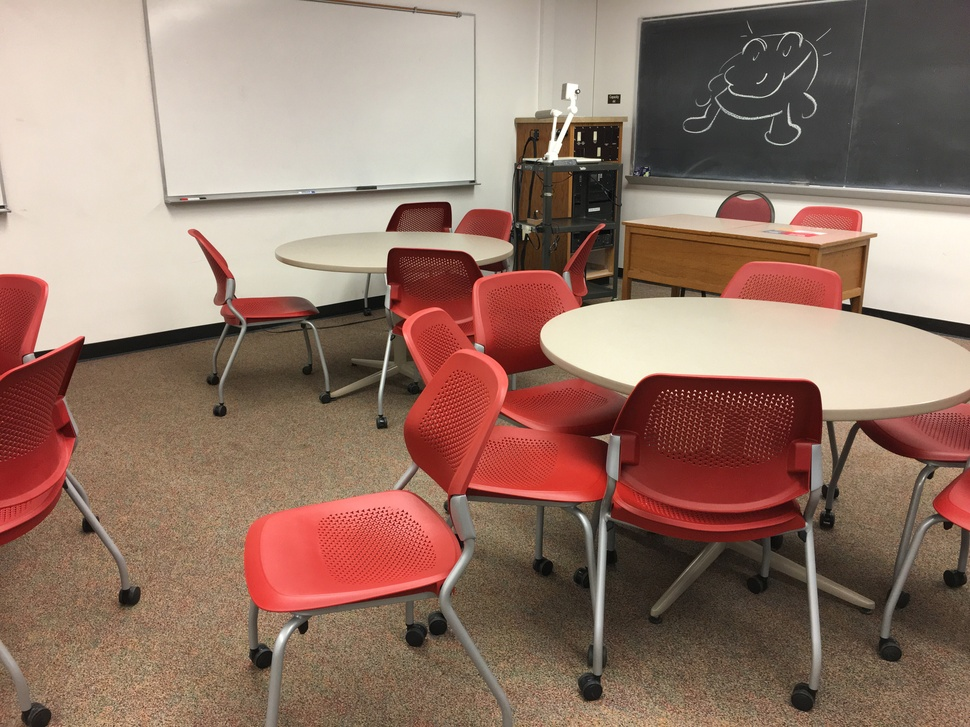
#> input picture analyzed images/csafe-001-b001.jpg, 970 x 727 px, shrunk from 4032 x 3024 before the run
$ python -i analysis.py   (imports and definitions only)
#> lines starting #> are read from the running program, lines starting #| are printed output that depends on the picture
"""Forensic image analysis functions for the CSAFE AI Image Alteration Tracker.

Each function is pure (no Flask dependency) and operates on a file path or
tag dict. Entry point for the full pipeline is _run_analysis_pipeline().
"""

import base64
import io
import json
import pathlib
import re
import subprocess

import numpy as np
import requests
from PIL import Image, ImageChops, ImageFilter

METADATA_DIR = pathlib.Path(__file__).parent / "metadata"
# [1 line not run here, left out]

# Fields produced by exiftool that are file-level or derived, not embedded metadata.
_SKIP_FIELDS = {
    "SourceFile",
    "ExifToolVersion",
    "FileName",
    "Directory",
    "FileSize",
    "FileModifyDate",
    "FileAccessDate",
    "FileInodeChangeDate",
    "FilePermissions",
    "FileType",
    "FileTypeExtension",
    "MIMEType",
    "ImageWidth",
    "ImageHeight",
    "EncodingProcess",
    "BitsPerSample",
    "ColorComponents",
    "YCbCrSubSampling",
    "Megapixels",
    "ImageSize",
}

# Tag key suffixes (after the "Group:" prefix) that should never be checked
# for AI software strings, because they contain file paths or other values
# that could cause false positives.
_SKIP_KEY_SUFFIXES = {
    "Directory",
    "FileName",
    "SourceFile",
    "FilePath",
    "FileModifyDate",
    "FileAccessDate",
    "FileInodeChangeDate",
    "FilePermissions",
}

_AI_SOFTWARE_STRINGS = [
    "adobe firefly",
    "dall-e",
    "dall·e",
    "midjourney",
    "stable diffusion",
    "imagen",
    "grok",
    "gemini",
    "chatgpt",
    "openai",
    "ideogram",
    "runway",
    "leonardo",
    "adobe generative",
    "generative fill",
]


# [249 lines left out: functions _run_exiftool, _analyze_exif, _check_c2pa, _extract_c2pa_details_from_c2patool, _extract_c2pa_details, _run_ela, not called in this run]


def _check_noise_inconsistency(
    path: pathlib.Path,
) -> tuple[bool, float, float, float, str]:
    """Estimate per-block noise and flag regions with inconsistent levels.

    Returns (flagged, noise_std, noise_skewness, noise_kurtosis, note).
    """
#> called with path = 'analyzed images/csafe-001-b001.jpg'
    BLOCK_SIZE = 64
    THRESHOLD = 1.5  # std of block noise estimates

    try:
        with Image.open(path) as img:
#> img is the input picture: PIL image 970x727 RGB; mean R, G, B 148.9, 119.5, 105.7
            gray = np.array(img.convert("L"), dtype=float)
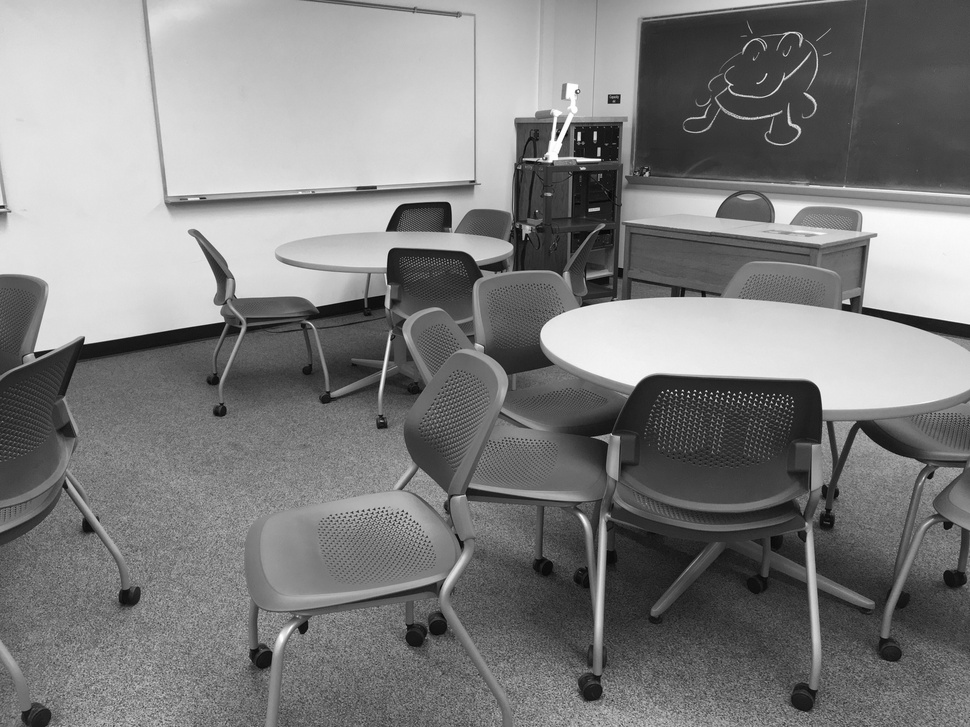
#> gray: shape (727, 970) float64; min 0, max 255, mean 126.7

        h, w = gray.shape
#> h = 727; w = 970
        # Simple high-pass: subtract 3×3 mean.
        with Image.open(path) as img:
            blurred = np.array(
                img.convert("L").filter(ImageFilter.BoxBlur(3)), dtype=float
            )
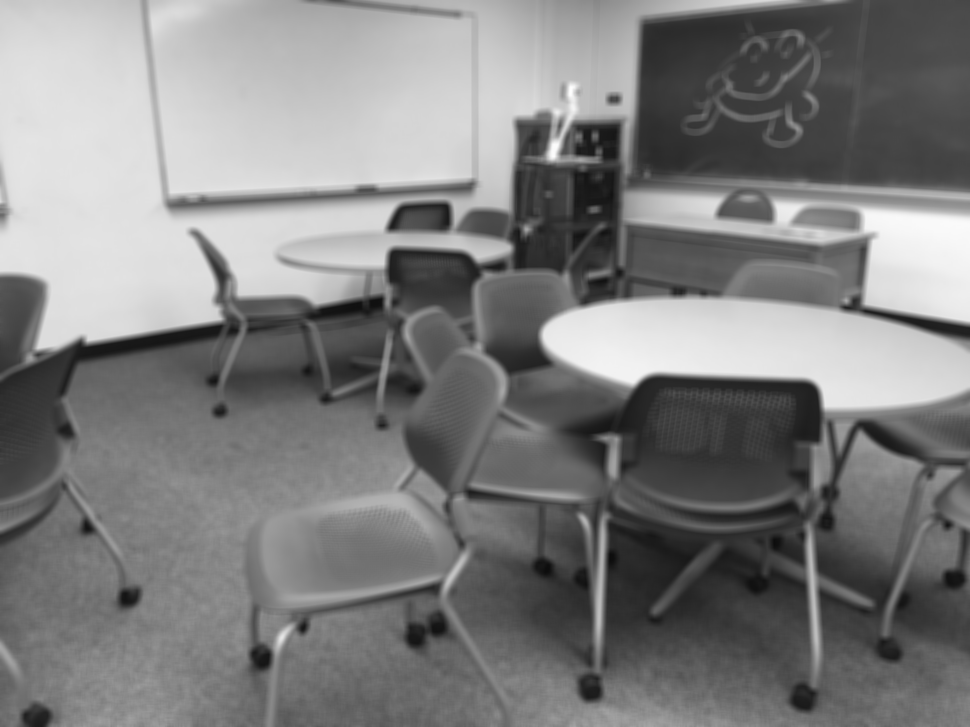
#> blurred: shape (727, 970) float64; min 13, max 254, mean 126.7
        hp = gray - blurred
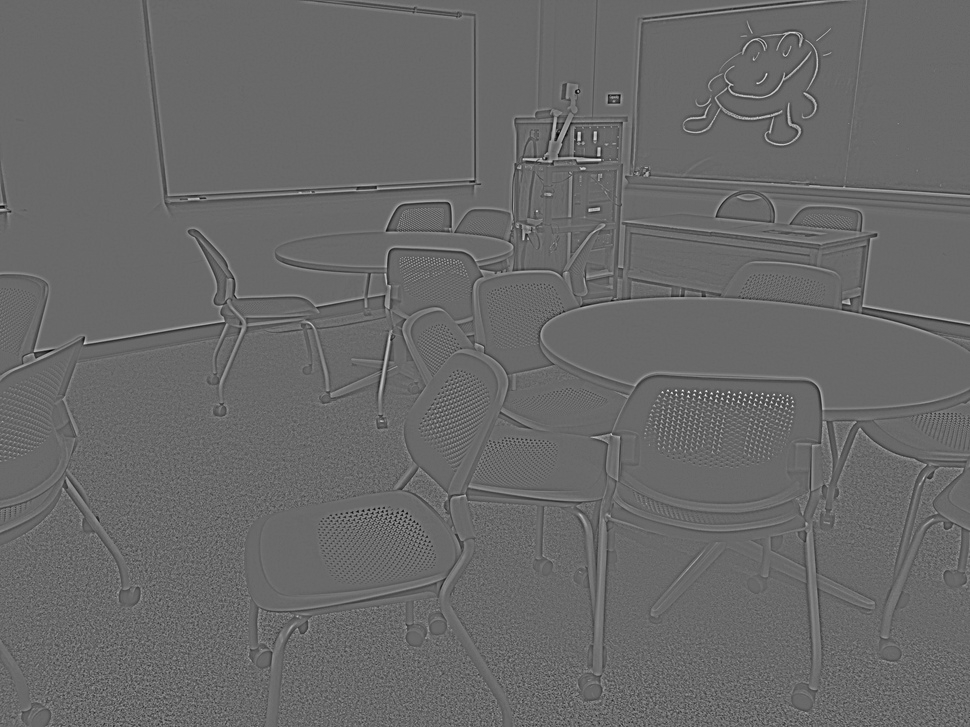
#> hp: shape (727, 970) float64; min -128, max 182, mean 0; drawn with min black and max white

        block_noises = []
        for y in range(0, h - BLOCK_SIZE + 1, BLOCK_SIZE):
            for x in range(0, w - BLOCK_SIZE + 1, BLOCK_SIZE):
                block = hp[y : y + BLOCK_SIZE, x : x + BLOCK_SIZE]
                block_noises.append(float(np.std(block)))
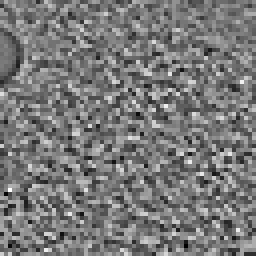
#> block: shape (64, 64) float64 (shown 4 times larger); min -47, max 52, mean 0; drawn with min black and max white
#> after the loop, block_noises = 165 values, max 29.03 at index 101, min 0.667 at index 31, mean 12.34

        if not block_noises:
            return False, 0.0, 0.0, 0.0, ""

        noise_arr = np.array(block_noises)
#> noise_arr has the same summary as block_noises
        noise_std = float(np.std(noise_arr))
#> noise_std = 6.13
        mean_bn = float(np.mean(noise_arr))
#> mean_bn = 12.34
        diffs = noise_arr - mean_bn
#> diffs = 165 values, max 16.69 at index 101, min -11.68 at index 31, mean 1.89e-15
        noise_skew = float(np.mean(diffs**3) / (noise_std**3 + 1e-9))
#> noise_skew = 0.0237
        noise_kurt = float(np.mean(diffs**4) / (noise_std**4 + 1e-9)) - 3.0
#> noise_kurt = 0.126
        flagged = noise_std > THRESHOLD
#> flagged = True
        note = (
            f"Noise inconsistency: block noise std={noise_std:.2f}"
            f" (threshold {THRESHOLD})."
        )
        return flagged, noise_std, noise_skew, noise_kurt, note if flagged else ""
    except Exception:
        return False, 0.0, 0.0, 0.0, ""


# [228 lines left out: functions _check_compression_blocking, _detect_c2pa_from_tags, _detect_indicators, _run_analysis_pipeline, not called in this run]


# ── AI or Not detector API ────────────────────────────────────────────────────

# Synchronous image-report endpoint (returns results in the HTTP response).
AIORNOT_IMAGE_URL = "https://api.aiornot.com/v2/image/sync"

# Human-readable labels for the generator/class names the API returns. The API
# may add new generators over time, so unknown names fall back to a title-cased
# version of the raw key (see _humanize_generator).
_GENERATOR_LABELS = {
    "dall_e": "DALL·E",
    "four_o": "GPT-4o",
    "stable_diffusion": "Stable Diffusion",
    "midjourney": "Midjourney",
    "adobe_firefly": "Adobe Firefly",
    "flux": "Flux",
    "this_person_does_not_exist": "This Person Does Not Exist",
}

# Maps the API verdict to the decision wording requested in the tracker UI.
_VERDICT_LABELS = {
    "ai": "Likely AI",
    "human": "Likely real",
    "unknown": "Unknown",
}


# [59 lines left out: functions _humanize_generator, _normalize_aiornot, query_aiornot, not called in this run]

>>> result = _check_noise_inconsistency('analyzed images/csafe-001-b001.jpg')
#> result = 5 items

$ run again, on analyzed images/csafe-002.jpg
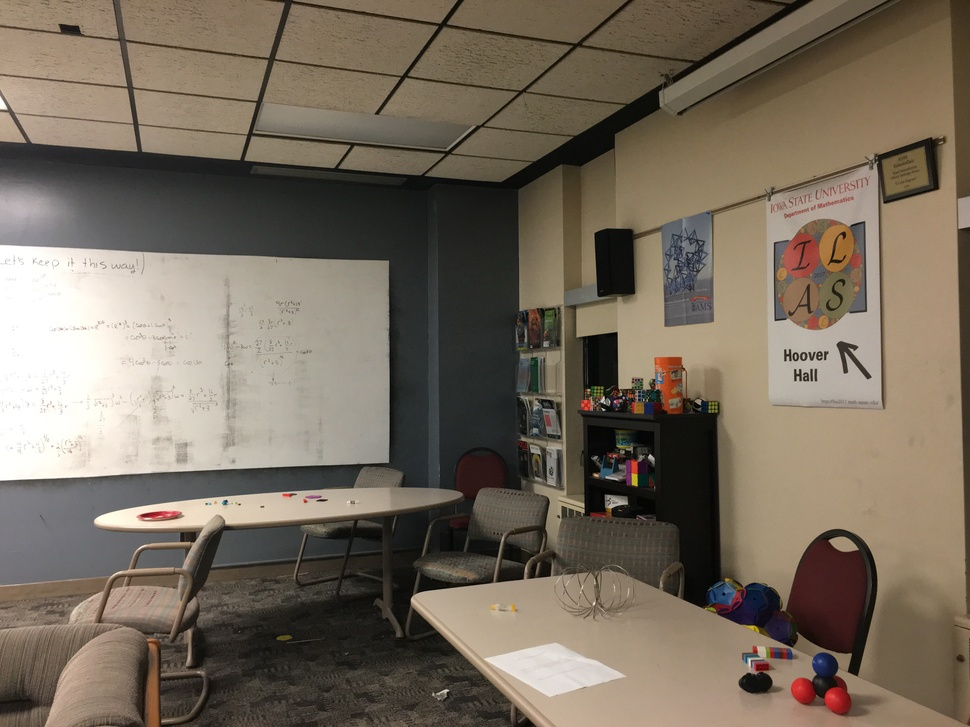
#> input picture analyzed images/csafe-002.jpg, 970 x 727 px, shrunk from 4032 x 3024 before the run
#> in _check_noise_inconsistency, img is the input picture: PIL image 970x727 RGB; mean R, G, B 119.2, 107.9, 93.4
#> in _check_noise_inconsistency, `hp = gray - blurred`:
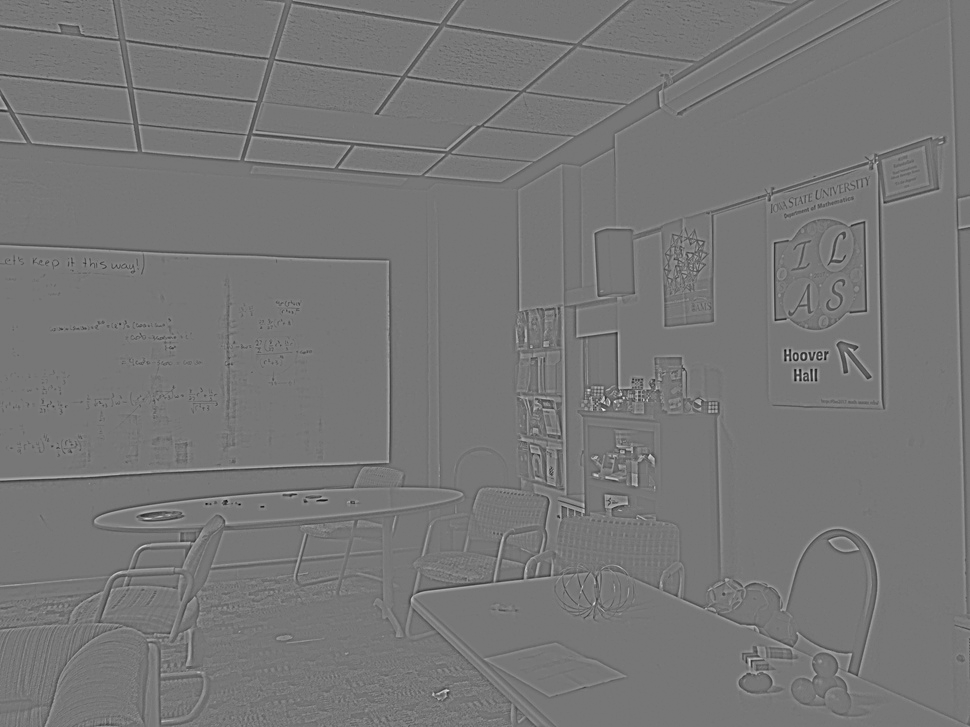
#> hp: shape (727, 970) float64; min -140, max 160, mean 0; drawn with min black and max white
#> after the loop in _check_noise_inconsistency, `for y in range(0, h - BLOCK_SIZE + 1, BLOCK_SIZE):`:
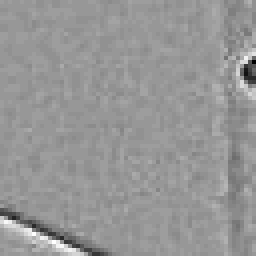
#> block: shape (64, 64) float64 (shown 4 times larger); min -25, max 17, mean -0.104; drawn with min black and max white
#> after the loop in _check_noise_inconsistency, `for y in range(0, h - BLOCK_SIZE + 1, BLOCK_SIZE):`: block_noises = 165 values, max 26.67 at index 87, min 0.677 at index 52, mean 9.61
#> noise_arr has the same summary as block_noises
#> noise_std = 5.18
#> mean_bn = 9.61
#> diffs = 165 values, max 17.06 at index 87, min -8.93 at index 52, mean 7.97e-16
#> noise_skew = 0.235
#> noise_kurt = -0.0334
#> flagged = True
#> result = 5 items
